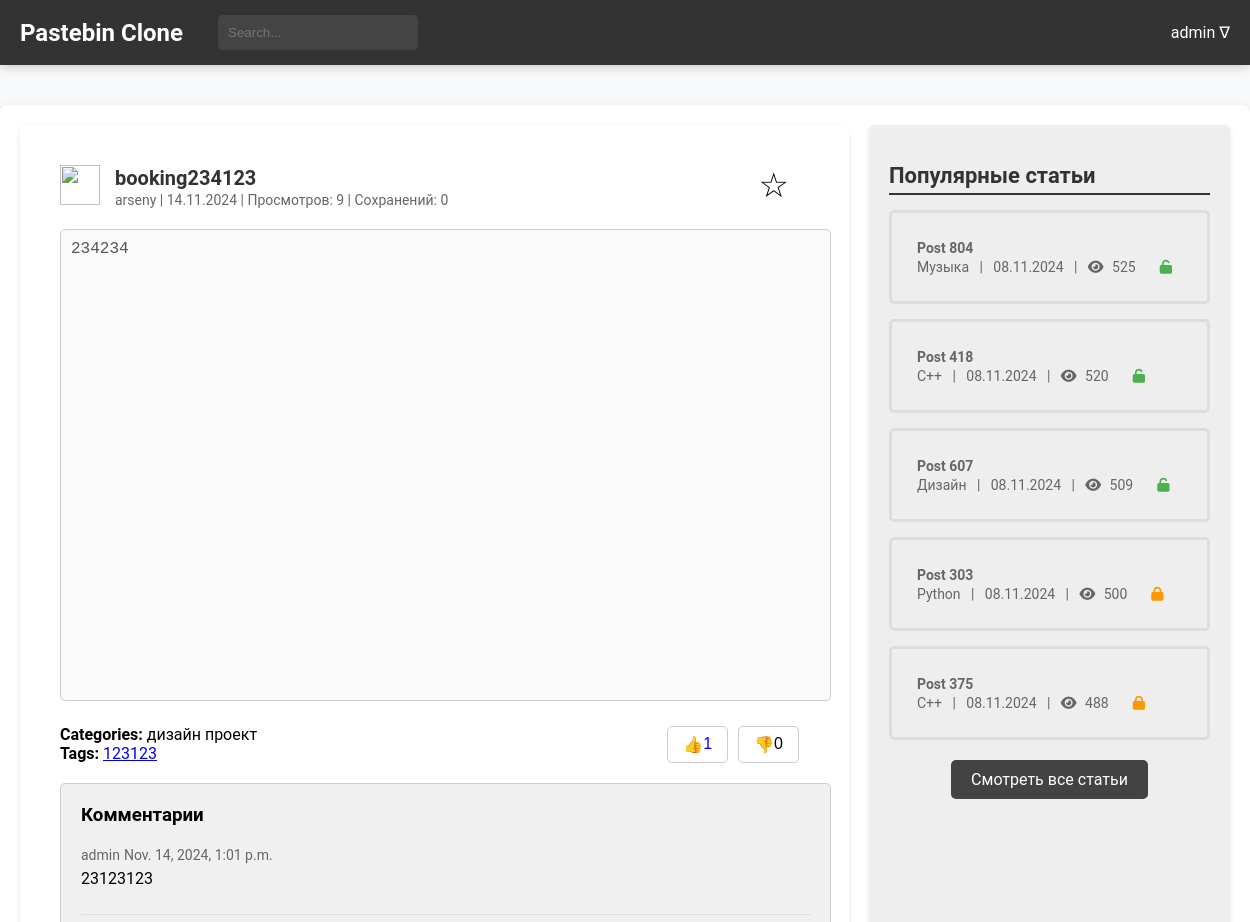
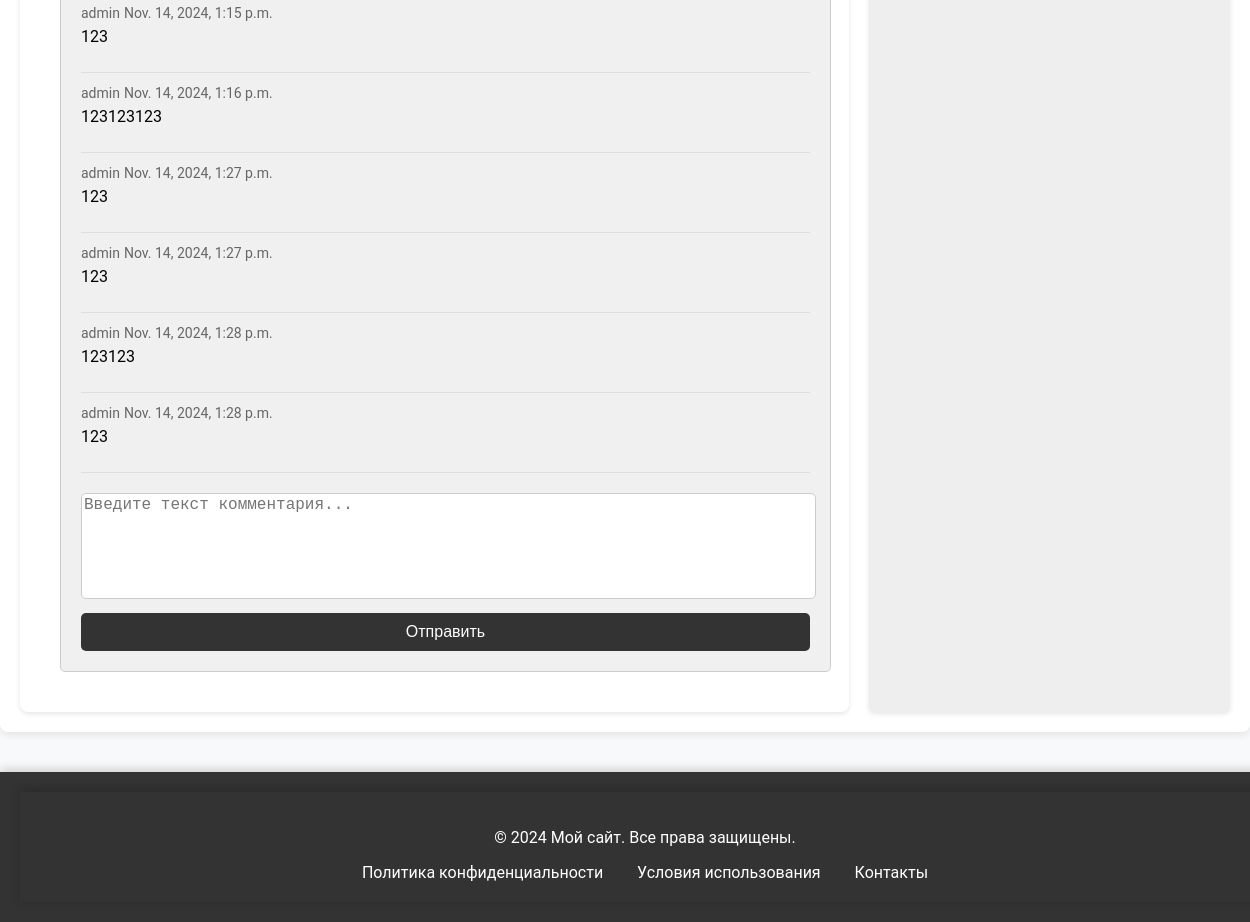
The app's page /comments/create/57c020b8d67d4a2dadf81ad1ddde826f (signed in), older data (2 pictures, top to bottom).
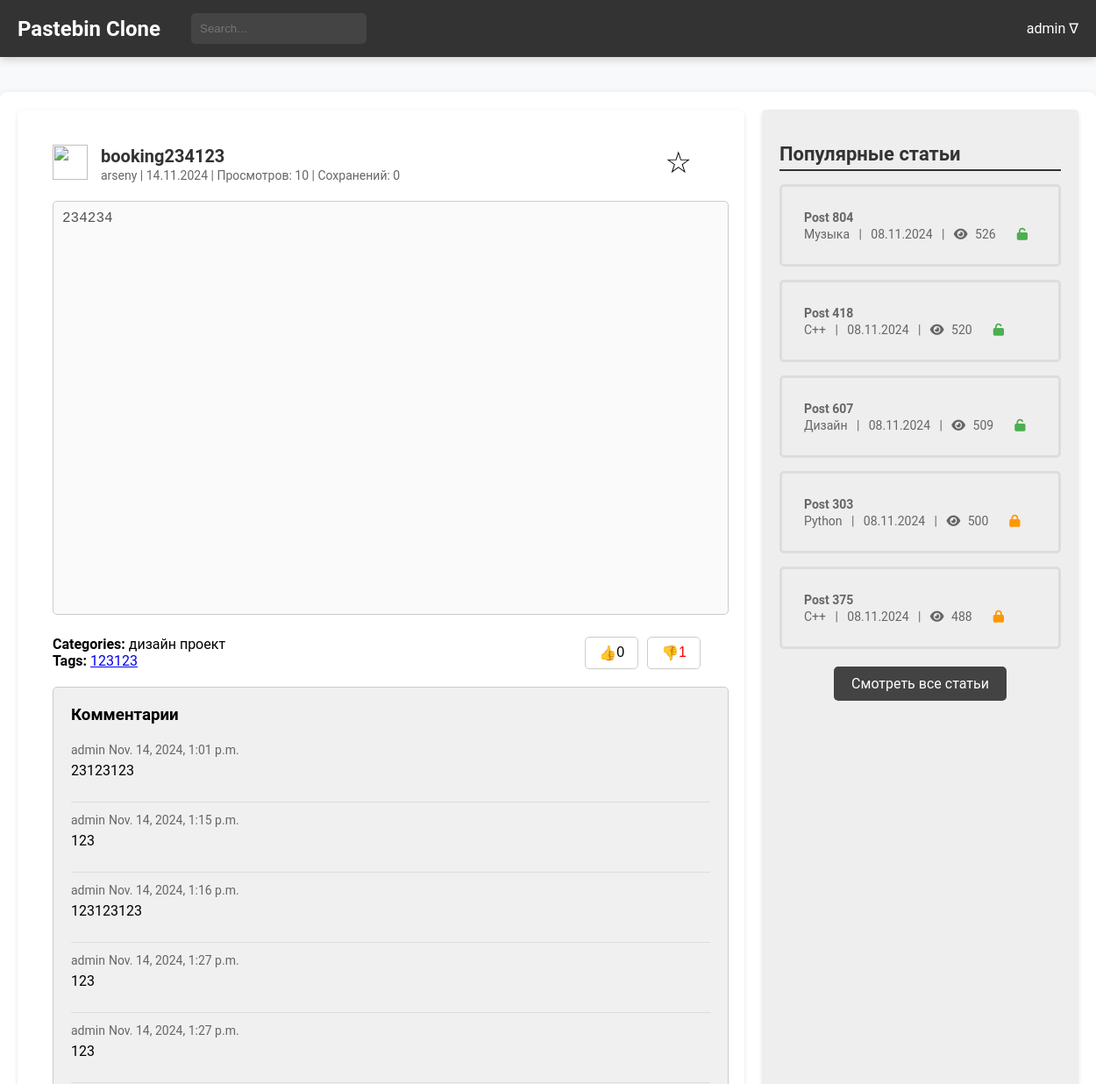
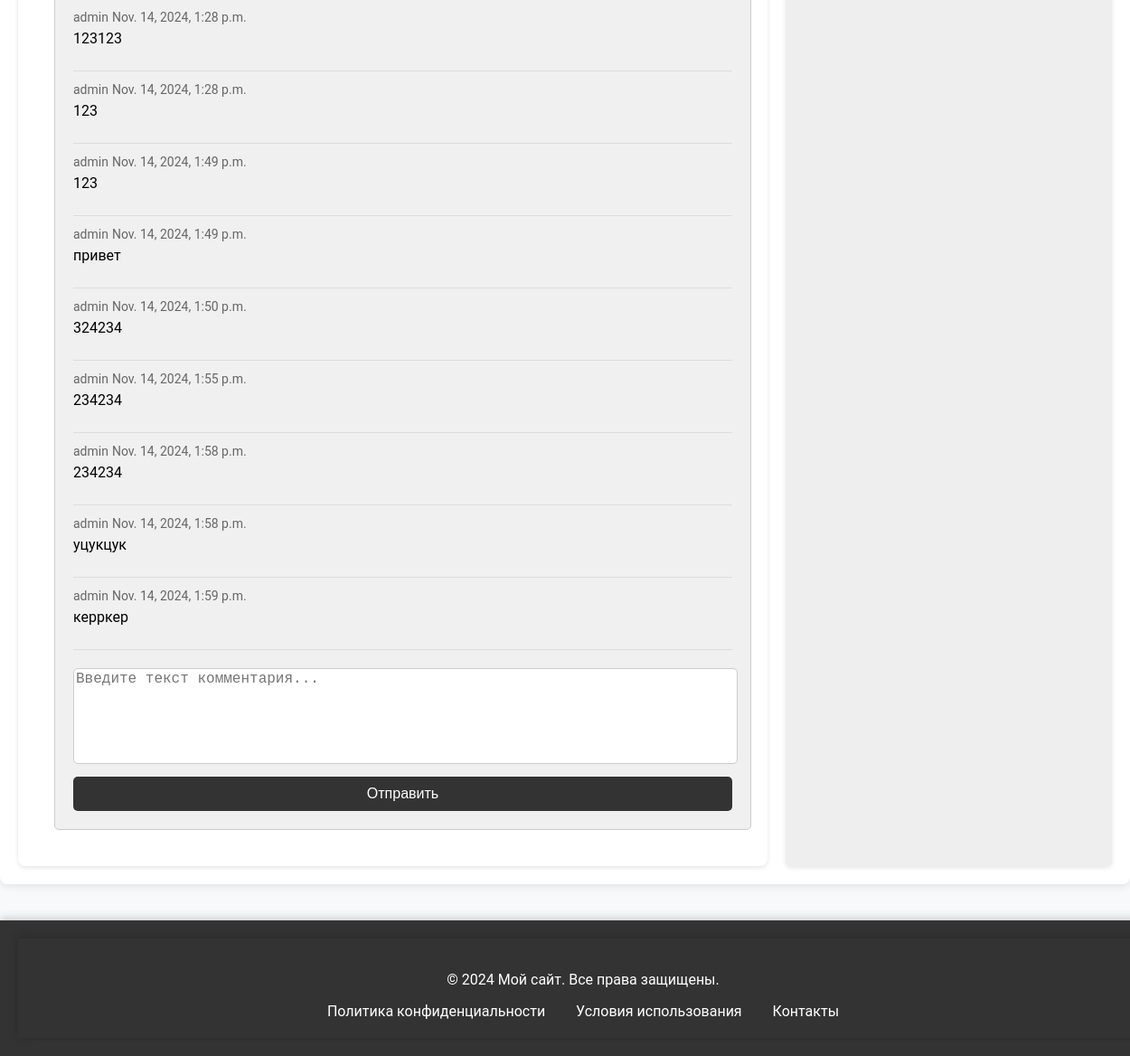
The same page, newer data (2 pictures, top to bottom).
### blog/models.py (models this page shows, shortened)
class Paste(models.Model):
    ACCESS_STATUS_CHOICES = [
        (0, 'Private'),
        (1, 'Public'),
        (2, 'Draft'),
    ]
    TIME_LIVE_CHOICES = [
        (None, 'Никогда'),
        (timedelta(minutes=2), 'Через 2 минуты'),
        (timedelta(hours=1), 'Через 1 час'),
        (timedelta(days=1), 'Через 1 день'),
        (timedelta(weeks=1), 'Через 1 неделю'),
    ]
    title = models.CharField(max_length=200)
    content = models.TextField()
    author = models.ForeignKey(User, on_delete=models.CASCADE)
    created_at = models.DateTimeField(auto_now_add=True)
    updated_at = models.DateTimeField(auto_now=True)
    slug = models.UUIDField(default=uuid.uuid4, editable=False, unique=True)
    tags = models.ManyToManyField(Tag, related_name='posts')
    category = models.ForeignKey(Category, on_delete=models.SET_NULL, null=True)
    access_status = models.IntegerField(choices=ACCESS_STATUS_CHOICES, default=1)
    time_live = models.DurationField(null=True, blank=True)
    password = models.CharField(max_length=100, null=True, blank=True)
    is_delete_after_read = models.BooleanField(default=False)
    views_count = models.PositiveIntegerField(default=0)
    favourite_count = models.PositiveIntegerField(default=0)
    def get_formatted_created_at(self):
        return self.created_at.strftime('%d.%m.%Y')
    def get_time_live_display(self):
        choices_dict = {
            None: "Никогда",
            timedelta(minutes=2): "Через 2 минуты",
            timedelta(hours=1): "Через 1 час",
            timedelta(days=1): "Через 1 день",
            timedelta(weeks=1): "Через 1 неделю",
        }
        return choices_dict.get(self.time_live, "Неизвестно")
    class Meta:
        verbose_name = 'Паста'
        verbose_name_plural = 'Паста'

class Tag(models.Model):
    name = models.CharField(max_length=30, unique=True)
    def __str__(self):
        return self.name
    class Meta:
        verbose_name = 'Тег'
        verbose_name_plural = 'Теги'

class Comment(models.Model):
    paste = models.ForeignKey(Paste, related_name='comments', on_delete=models.CASCADE)
    author = models.ForeignKey(User, on_delete=models.CASCADE)
    content = models.TextField()
    created_at = models.DateTimeField(auto_now_add=True)
    class Meta:
        verbose_name = 'Комментарий'
        verbose_name_plural = 'Комментарии'

class Category(models.Model):
    name = models.CharField(max_length=30, unique=True)
    parent = models.ForeignKey(
        'self',
        on_delete=models.CASCADE,
        null=True, blank=True,
        related_name='subcategories'
    )
    def __str__(self):
        return self.name
    class Meta:
        verbose_name = 'Категория'
        verbose_name_plural = 'Категории'

### users/models.py (models this page shows)
class CustomUser(AbstractUser):
    bio = models.TextField(blank=True, null=True)
    favorites = models.ManyToManyField('blog.Paste', related_name='favorited_by', blank=True)
    address = models.CharField(max_length=100, blank=True, null=True)
    avatar = models.ImageField(upload_to='avatars/', blank=True, null=True)
    groups = models.ManyToManyField(
        'auth.Group',
        related_name='customuser_set',
        blank=True
    )
    user_permissions = models.ManyToManyField(
        'auth.Permission',
        related_name='customuser_set',
        blank=True
    )
    def __str__(self):
        return self.username
    class Meta:
        verbose_name = "Пользователь"
        verbose_name_plural = "Пользователи"

### blog/views.py (the view, shortened to what this page needs)
# urls.py: path('comments/create/<slug:slug>', views.create_comment, name='comment-create'),
def create_comment(request, slug):
    post, popular_posts = get_post_context(request, slug)
    return render_post_response(request, post, popular_posts, requires_password=False)

### general/context_processors.py (called while the page is built)
def unread_counts(request):
    if request.user.is_authenticated:
        unread_messages_count = Messages.objects.filter(user=request.user, is_checked=False).count()
        unread_notifications_count = Notifications.objects.filter(user=request.user, is_checked=False).count()
    else:
        unread_messages_count = 0
        unread_notifications_count = 0
    return {
        'unread_messages_count': unread_messages_count,
        'unread_notifications_count': unread_notifications_count,
    }

### blog/templates/blog/post.html (shortened to what this page needs)
{% extends 'blog/temps/base.html' %}
{% load static %}
{% block head %}
<link rel="stylesheet" type="text/css" href="{% static 'css/post.css' %}">
{% endblock %}
{% block content %}
<main>
    <div class="main-container">
        <div id="post-content" class="left-block">
            <div class="post-preview" style="display: flex; justify-content: space-between; align-items: center;">
                <div class="icon">
                    <img src="https://th.bing.com/th/id/OIP.oESypaPq8Yzj1DuqXK9VjQAAAA?rs=1&pid=ImgDetMain"
                         alt="{{ user.nickname }}" width="40" height="40">
                </div>
                <div class="info" style="flex-grow: 1;">
                    <span class="post-title">{{ post.title }}</span>
                    <br>
                    <span class="post-meta">{{ post.author }} | {{ post.get_formatted_created_at }} | Просмотров: {{ post.views_count }} | Сохранений: {{ post.favourite_count }}</span>
                </div>
                <span class="post-favorite" data-post-slug="{{ post.slug }}" style="cursor: pointer; margin-left: auto;">
                    <span class="star" id="favorite-star" style="color: {% if post in user.favorites.all %}#FFD700{% else %}black{% endif %}; font-size: 18px;">
                        {% if post in user.favorites.all %}★{% else %}☆{% endif %}
                    </span>
                </span>
            </div>
            <div id="post-content-display">
                <div class="post-editor">
                    <textarea placeholder="Введите текст поста..." disabled>{{post.content}}</textarea>
                </div>
                <div class="post-metadata" style="display: flex; justify-content: space-between; align-items: center;">
                    <div class="post-info">
                        <span class="categories"><strong>Categories:</strong> {{ post.category }}</span><br>
                        <span class="tags"><strong>Tags:</strong>
                            {% for tag in post.tags.all %}
                                <a href="{% url 'blog:posts-list' %}?tags={{ tag.name|urlencode }}" class="tag-link">{{ tag.name }}</a>{% if not forloop.last %}, {% endif %}
                            {% endfor %}
                        </span>
                    </div>
                    <div class="post-actions" style="display: flex; align-items: center;">
                        <button id="like-button-{{ post.id }}" class="like-button" onclick="likeDislikePaste({{ post.id }}, 'like')" style="margin-right: 10px; color: {% if user_liked %}blue{% else %}black{% endif %};">
                            👍 <span id="like-count-{{ post.id }}">{{ likes_count }}</span>
                        </button>
                        <button id="dislike-button-{{ post.id }}" class="dislike-button" onclick="likeDislikePaste({{ post.id }}, 'dislike')" style="margin-right: 10px; color: {% if user_disliked %}red{% else %}black{% endif %};">
                            👎 <span id="dislike-count-{{ post.id }}">{{ dislikes_count }}</span>
                        </button>
                    </div>
                </div>
                <div class="post-settings">
                    <h3>Комментарии</h3>
                    <ul class="comments-list">
                        {% for comment in post.comments.all %}
                        <li>
                            <span>{{comment.author}}</span>
                            <span>{{comment.created_at}}</span>
                            <p>{{comment.content}}</p>
                        </li>
                        {% endfor %}
                    </ul>
                    <form class="comment-form" method="POST" action="{% url 'blog:comment-create' post.slug %}">
                        <textarea placeholder="Введите текст комментария..." maxlength="100" name="content"></textarea>
                        <button type="submit">Отправить</button>
                    </form>
                </div>
            </div>
        </div>
        {% include 'blog/temps/popular_posts.html' %}
    </div>
</main>
{% endblock %}

### blog/templates/blog/temps/popular_posts.html
{% load static %}
<head>
    <link rel="stylesheet" type="text/css" href="{% static 'css/popular_posts.css' %}">
    <link rel="stylesheet" href="https://cdnjs.cloudflare.com/ajax/libs/font-awesome/6.0.0-beta3/css/all.min.css">
</head>
<div class="right-block">
    <h2>Популярные статьи</h2>
    <ul>
        {% for popular_post in popular_posts %}
        <li>
            <a href="{% url 'blog:post-detail' popular_post.slug %}">
                <span class="article-title">{{popular_post.title}}</span>
                <br>
                <span class="article-meta">{{ popular_post.category }} &nbsp; | &nbsp; {{ popular_post.get_formatted_created_at }} &nbsp; |  &nbsp;
                                    <i class="fa fa-eye"></i> <span
                            class="view-count">{{popular_post.views_count}}</span></span>
                {% if popular_post.password %}
                <span><i class="fa fa-lock" aria-hidden="true" style="color: #FF9800;"></i></span>
                {% else %}
                <span><i class="fa fa-unlock" aria-hidden="true" style="color: #4CAF50;"></i></span>
                {% endif %}
            </a>
        </li>
        {% endfor %}
    </ul>
     <div class="all-posts-link">
        <a href="{% url 'blog:posts-list' %}">Смотреть все статьи</a>
    </div>
</div>

Row changes from the older to the newer data that the page shows:
changed Paste "booking234123": views_count "9" → "10"
added Comment: author "admin", created_at "Nov. 14, 2024, 1:49 p.m.", content "123"
added Comment: author "admin", created_at "Nov. 14, 2024, 1:49 p.m.", content "привет"
added Comment: author "admin", created_at "Nov. 14, 2024, 1:50 p.m.", content "324234"
added Comment: author "admin", created_at "Nov. 14, 2024, 1:55 p.m.", content "234234"
added Comment: author "admin", created_at "Nov. 14, 2024, 1:58 p.m.", content "234234"
added Comment: author "admin", created_at "Nov. 14, 2024, 1:58 p.m.", content "уцукцук"
added Comment: author "admin", created_at "Nov. 14, 2024, 1:59 p.m.", content "керркер"
changed Paste "Post 804": views_count "525" → "526"
Text that changed along with them:
{{ likes_count }}: "1" → "0"
{{ dislikes_count }}: "0" → "1"
